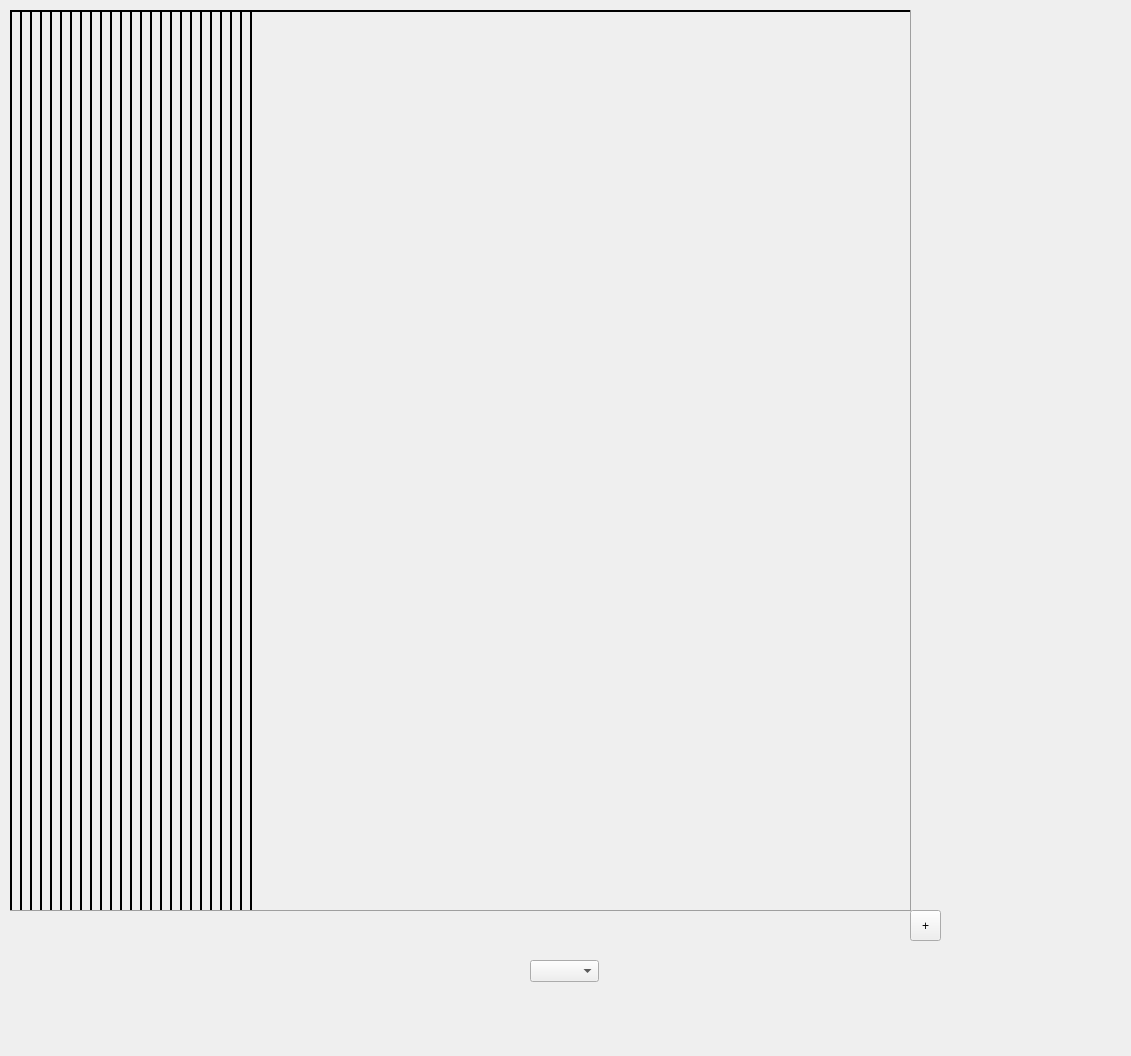
<?xml version="1.0" encoding="UTF-8"?>
<ui version="4.0">
 <class>stash_overlay</class>
 <widget class="QWidget" name="stash_overlay">
  <property name="geometry">
   <rect>
    <x>0</x>
    <y>0</y>
    <width>1131</width>
    <height>1056</height>
   </rect>
  </property>
  <property name="windowTitle">
   <string>Stash Overlay</string>
  </property>
  <widget class="Line" name="y_1">
   <property name="geometry">
    <rect>
     <x>10</x>
     <y>10</y>
     <width>2</width>
     <height>900</height>
    </rect>
   </property>
   <property name="frameShadow">
    <enum>QFrame::Plain</enum>
   </property>
   <property name="lineWidth">
    <number>2</number>
   </property>
   <property name="midLineWidth">
    <number>1</number>
   </property>
   <property name="orientation">
    <enum>Qt::Vertical</enum>
   </property>
  </widget>
  <widget class="Line" name="y_2">
   <property name="geometry">
    <rect>
     <x>20</x>
     <y>10</y>
     <width>2</width>
     <height>900</height>
    </rect>
   </property>
   <property name="frameShadow">
    <enum>QFrame::Plain</enum>
   </property>
   <property name="lineWidth">
    <number>2</number>
   </property>
   <property name="midLineWidth">
    <number>1</number>
   </property>
   <property name="orientation">
    <enum>Qt::Vertical</enum>
   </property>
  </widget>
  <widget class="Line" name="y_3">
   <property name="geometry">
    <rect>
     <x>30</x>
     <y>10</y>
     <width>2</width>
     <height>900</height>
    </rect>
   </property>
   <property name="frameShadow">
    <enum>QFrame::Plain</enum>
   </property>
   <property name="lineWidth">
    <number>2</number>
   </property>
   <property name="midLineWidth">
    <number>1</number>
   </property>
   <property name="orientation">
    <enum>Qt::Vertical</enum>
   </property>
  </widget>
  <widget class="Line" name="y_4">
   <property name="geometry">
    <rect>
     <x>40</x>
     <y>10</y>
     <width>2</width>
     <height>900</height>
    </rect>
   </property>
   <property name="frameShadow">
    <enum>QFrame::Plain</enum>
   </property>
   <property name="lineWidth">
    <number>2</number>
   </property>
   <property name="midLineWidth">
    <number>1</number>
   </property>
   <property name="orientation">
    <enum>Qt::Vertical</enum>
   </property>
  </widget>
  <widget class="Line" name="y_5">
   <property name="geometry">
    <rect>
     <x>70</x>
     <y>10</y>
     <width>2</width>
     <height>900</height>
    </rect>
   </property>
   <property name="frameShadow">
    <enum>QFrame::Plain</enum>
   </property>
   <property name="lineWidth">
    <number>2</number>
   </property>
   <property name="midLineWidth">
    <number>1</number>
   </property>
   <property name="orientation">
    <enum>Qt::Vertical</enum>
   </property>
  </widget>
  <widget class="Line" name="y_6">
   <property name="geometry">
    <rect>
     <x>60</x>
     <y>10</y>
     <width>2</width>
     <height>900</height>
    </rect>
   </property>
   <property name="frameShadow">
    <enum>QFrame::Plain</enum>
   </property>
   <property name="lineWidth">
    <number>2</number>
   </property>
   <property name="midLineWidth">
    <number>1</number>
   </property>
   <property name="orientation">
    <enum>Qt::Vertical</enum>
   </property>
  </widget>
  <widget class="Line" name="y_7">
   <property name="geometry">
    <rect>
     <x>50</x>
     <y>10</y>
     <width>2</width>
     <height>900</height>
    </rect>
   </property>
   <property name="frameShadow">
    <enum>QFrame::Plain</enum>
   </property>
   <property name="lineWidth">
    <number>2</number>
   </property>
   <property name="midLineWidth">
    <number>1</number>
   </property>
   <property name="orientation">
    <enum>Qt::Vertical</enum>
   </property>
  </widget>
  <widget class="Line" name="y_8">
   <property name="geometry">
    <rect>
     <x>80</x>
     <y>10</y>
     <width>2</width>
     <height>900</height>
    </rect>
   </property>
   <property name="frameShadow">
    <enum>QFrame::Plain</enum>
   </property>
   <property name="lineWidth">
    <number>2</number>
   </property>
   <property name="midLineWidth">
    <number>1</number>
   </property>
   <property name="orientation">
    <enum>Qt::Vertical</enum>
   </property>
  </widget>
  <widget class="Line" name="y_9">
   <property name="geometry">
    <rect>
     <x>110</x>
     <y>10</y>
     <width>2</width>
     <height>900</height>
    </rect>
   </property>
   <property name="frameShadow">
    <enum>QFrame::Plain</enum>
   </property>
   <property name="lineWidth">
    <number>2</number>
   </property>
   <property name="midLineWidth">
    <number>1</number>
   </property>
   <property name="orientation">
    <enum>Qt::Vertical</enum>
   </property>
  </widget>
  <widget class="Line" name="y_10">
   <property name="geometry">
    <rect>
     <x>130</x>
     <y>10</y>
     <width>2</width>
     <height>900</height>
    </rect>
   </property>
   <property name="frameShadow">
    <enum>QFrame::Plain</enum>
   </property>
   <property name="lineWidth">
    <number>2</number>
   </property>
   <property name="midLineWidth">
    <number>1</number>
   </property>
   <property name="orientation">
    <enum>Qt::Vertical</enum>
   </property>
  </widget>
  <widget class="Line" name="y_11">
   <property name="geometry">
    <rect>
     <x>100</x>
     <y>10</y>
     <width>2</width>
     <height>900</height>
    </rect>
   </property>
   <property name="frameShadow">
    <enum>QFrame::Plain</enum>
   </property>
   <property name="lineWidth">
    <number>2</number>
   </property>
   <property name="midLineWidth">
    <number>1</number>
   </property>
   <property name="orientation">
    <enum>Qt::Vertical</enum>
   </property>
  </widget>
  <widget class="Line" name="y_12">
   <property name="geometry">
    <rect>
     <x>140</x>
     <y>10</y>
     <width>2</width>
     <height>900</height>
    </rect>
   </property>
   <property name="frameShadow">
    <enum>QFrame::Plain</enum>
   </property>
   <property name="lineWidth">
    <number>2</number>
   </property>
   <property name="midLineWidth">
    <number>1</number>
   </property>
   <property name="orientation">
    <enum>Qt::Vertical</enum>
   </property>
  </widget>
  <widget class="Line" name="y_13">
   <property name="geometry">
    <rect>
     <x>160</x>
     <y>10</y>
     <width>2</width>
     <height>900</height>
    </rect>
   </property>
   <property name="frameShadow">
    <enum>QFrame::Plain</enum>
   </property>
   <property name="lineWidth">
    <number>2</number>
   </property>
   <property name="midLineWidth">
    <number>1</number>
   </property>
   <property name="orientation">
    <enum>Qt::Vertical</enum>
   </property>
  </widget>
  <widget class="Line" name="y_14">
   <property name="geometry">
    <rect>
     <x>150</x>
     <y>10</y>
     <width>2</width>
     <height>900</height>
    </rect>
   </property>
   <property name="frameShadow">
    <enum>QFrame::Plain</enum>
   </property>
   <property name="lineWidth">
    <number>2</number>
   </property>
   <property name="midLineWidth">
    <number>1</number>
   </property>
   <property name="orientation">
    <enum>Qt::Vertical</enum>
   </property>
  </widget>
  <widget class="Line" name="y_15">
   <property name="geometry">
    <rect>
     <x>90</x>
     <y>10</y>
     <width>2</width>
     <height>900</height>
    </rect>
   </property>
   <property name="frameShadow">
    <enum>QFrame::Plain</enum>
   </property>
   <property name="lineWidth">
    <number>2</number>
   </property>
   <property name="midLineWidth">
    <number>1</number>
   </property>
   <property name="orientation">
    <enum>Qt::Vertical</enum>
   </property>
  </widget>
  <widget class="Line" name="y_16">
   <property name="geometry">
    <rect>
     <x>120</x>
     <y>10</y>
     <width>2</width>
     <height>900</height>
    </rect>
   </property>
   <property name="frameShadow">
    <enum>QFrame::Plain</enum>
   </property>
   <property name="lineWidth">
    <number>2</number>
   </property>
   <property name="midLineWidth">
    <number>1</number>
   </property>
   <property name="orientation">
    <enum>Qt::Vertical</enum>
   </property>
  </widget>
  <widget class="Line" name="y_17">
   <property name="geometry">
    <rect>
     <x>190</x>
     <y>10</y>
     <width>2</width>
     <height>900</height>
    </rect>
   </property>
   <property name="frameShadow">
    <enum>QFrame::Plain</enum>
   </property>
   <property name="lineWidth">
    <number>2</number>
   </property>
   <property name="midLineWidth">
    <number>1</number>
   </property>
   <property name="orientation">
    <enum>Qt::Vertical</enum>
   </property>
  </widget>
  <widget class="Line" name="y_18">
   <property name="geometry">
    <rect>
     <x>250</x>
     <y>10</y>
     <width>2</width>
     <height>900</height>
    </rect>
   </property>
   <property name="frameShadow">
    <enum>QFrame::Plain</enum>
   </property>
   <property name="lineWidth">
    <number>2</number>
   </property>
   <property name="midLineWidth">
    <number>1</number>
   </property>
   <property name="orientation">
    <enum>Qt::Vertical</enum>
   </property>
  </widget>
  <widget class="Line" name="y_20">
   <property name="geometry">
    <rect>
     <x>210</x>
     <y>10</y>
     <width>2</width>
     <height>900</height>
    </rect>
   </property>
   <property name="frameShadow">
    <enum>QFrame::Plain</enum>
   </property>
   <property name="lineWidth">
    <number>2</number>
   </property>
   <property name="midLineWidth">
    <number>1</number>
   </property>
   <property name="orientation">
    <enum>Qt::Vertical</enum>
   </property>
  </widget>
  <widget class="Line" name="y_22">
   <property name="geometry">
    <rect>
     <x>180</x>
     <y>10</y>
     <width>2</width>
     <height>900</height>
    </rect>
   </property>
   <property name="frameShadow">
    <enum>QFrame::Plain</enum>
   </property>
   <property name="lineWidth">
    <number>2</number>
   </property>
   <property name="midLineWidth">
    <number>1</number>
   </property>
   <property name="orientation">
    <enum>Qt::Vertical</enum>
   </property>
  </widget>
  <widget class="Line" name="y_24">
   <property name="geometry">
    <rect>
     <x>220</x>
     <y>10</y>
     <width>2</width>
     <height>900</height>
    </rect>
   </property>
   <property name="frameShadow">
    <enum>QFrame::Plain</enum>
   </property>
   <property name="lineWidth">
    <number>2</number>
   </property>
   <property name="midLineWidth">
    <number>1</number>
   </property>
   <property name="orientation">
    <enum>Qt::Vertical</enum>
   </property>
  </widget>
  <widget class="Line" name="y_25">
   <property name="geometry">
    <rect>
     <x>240</x>
     <y>10</y>
     <width>2</width>
     <height>900</height>
    </rect>
   </property>
   <property name="frameShadow">
    <enum>QFrame::Plain</enum>
   </property>
   <property name="lineWidth">
    <number>2</number>
   </property>
   <property name="midLineWidth">
    <number>1</number>
   </property>
   <property name="orientation">
    <enum>Qt::Vertical</enum>
   </property>
  </widget>
  <widget class="Line" name="y_28">
   <property name="geometry">
    <rect>
     <x>230</x>
     <y>10</y>
     <width>2</width>
     <height>900</height>
    </rect>
   </property>
   <property name="frameShadow">
    <enum>QFrame::Plain</enum>
   </property>
   <property name="lineWidth">
    <number>2</number>
   </property>
   <property name="midLineWidth">
    <number>1</number>
   </property>
   <property name="orientation">
    <enum>Qt::Vertical</enum>
   </property>
  </widget>
  <widget class="Line" name="y_30">
   <property name="geometry">
    <rect>
     <x>170</x>
     <y>10</y>
     <width>2</width>
     <height>900</height>
    </rect>
   </property>
   <property name="frameShadow">
    <enum>QFrame::Plain</enum>
   </property>
   <property name="lineWidth">
    <number>2</number>
   </property>
   <property name="midLineWidth">
    <number>1</number>
   </property>
   <property name="orientation">
    <enum>Qt::Vertical</enum>
   </property>
  </widget>
  <widget class="Line" name="y_31">
   <property name="geometry">
    <rect>
     <x>200</x>
     <y>10</y>
     <width>2</width>
     <height>900</height>
    </rect>
   </property>
   <property name="frameShadow">
    <enum>QFrame::Plain</enum>
   </property>
   <property name="lineWidth">
    <number>2</number>
   </property>
   <property name="midLineWidth">
    <number>1</number>
   </property>
   <property name="orientation">
    <enum>Qt::Vertical</enum>
   </property>
  </widget>
  <widget class="Line" name="x_1">
   <property name="geometry">
    <rect>
     <x>10</x>
     <y>10</y>
     <width>900</width>
     <height>2</height>
    </rect>
   </property>
   <property name="frameShadow">
    <enum>QFrame::Plain</enum>
   </property>
   <property name="lineWidth">
    <number>2</number>
   </property>
   <property name="midLineWidth">
    <number>1</number>
   </property>
   <property name="orientation">
    <enum>Qt::Horizontal</enum>
   </property>
  </widget>
  <widget class="Line" name="x_2">
   <property name="geometry">
    <rect>
     <x>10</x>
     <y>10</y>
     <width>900</width>
     <height>2</height>
    </rect>
   </property>
   <property name="frameShadow">
    <enum>QFrame::Plain</enum>
   </property>
   <property name="lineWidth">
    <number>2</number>
   </property>
   <property name="midLineWidth">
    <number>1</number>
   </property>
   <property name="orientation">
    <enum>Qt::Horizontal</enum>
   </property>
  </widget>
  <widget class="Line" name="x_3">
   <property name="geometry">
    <rect>
     <x>10</x>
     <y>10</y>
     <width>900</width>
     <height>2</height>
    </rect>
   </property>
   <property name="frameShadow">
    <enum>QFrame::Plain</enum>
   </property>
   <property name="lineWidth">
    <number>2</number>
   </property>
   <property name="midLineWidth">
    <number>1</number>
   </property>
   <property name="orientation">
    <enum>Qt::Horizontal</enum>
   </property>
  </widget>
  <widget class="Line" name="x_4">
   <property name="geometry">
    <rect>
     <x>10</x>
     <y>10</y>
     <width>900</width>
     <height>2</height>
    </rect>
   </property>
   <property name="frameShadow">
    <enum>QFrame::Plain</enum>
   </property>
   <property name="lineWidth">
    <number>2</number>
   </property>
   <property name="midLineWidth">
    <number>1</number>
   </property>
   <property name="orientation">
    <enum>Qt::Horizontal</enum>
   </property>
  </widget>
  <widget class="Line" name="x_5">
   <property name="geometry">
    <rect>
     <x>10</x>
     <y>10</y>
     <width>900</width>
     <height>2</height>
    </rect>
   </property>
   <property name="frameShadow">
    <enum>QFrame::Plain</enum>
   </property>
   <property name="lineWidth">
    <number>2</number>
   </property>
   <property name="midLineWidth">
    <number>1</number>
   </property>
   <property name="orientation">
    <enum>Qt::Horizontal</enum>
   </property>
  </widget>
  <widget class="Line" name="x_6">
   <property name="geometry">
    <rect>
     <x>10</x>
     <y>10</y>
     <width>900</width>
     <height>2</height>
    </rect>
   </property>
   <property name="frameShadow">
    <enum>QFrame::Plain</enum>
   </property>
   <property name="lineWidth">
    <number>2</number>
   </property>
   <property name="midLineWidth">
    <number>1</number>
   </property>
   <property name="orientation">
    <enum>Qt::Horizontal</enum>
   </property>
  </widget>
  <widget class="Line" name="x_7">
   <property name="geometry">
    <rect>
     <x>10</x>
     <y>10</y>
     <width>900</width>
     <height>2</height>
    </rect>
   </property>
   <property name="frameShadow">
    <enum>QFrame::Plain</enum>
   </property>
   <property name="lineWidth">
    <number>2</number>
   </property>
   <property name="midLineWidth">
    <number>1</number>
   </property>
   <property name="orientation">
    <enum>Qt::Horizontal</enum>
   </property>
  </widget>
  <widget class="Line" name="x_8">
   <property name="geometry">
    <rect>
     <x>10</x>
     <y>10</y>
     <width>900</width>
     <height>2</height>
    </rect>
   </property>
   <property name="frameShadow">
    <enum>QFrame::Plain</enum>
   </property>
   <property name="lineWidth">
    <number>2</number>
   </property>
   <property name="midLineWidth">
    <number>1</number>
   </property>
   <property name="orientation">
    <enum>Qt::Horizontal</enum>
   </property>
  </widget>
  <widget class="Line" name="x_9">
   <property name="geometry">
    <rect>
     <x>10</x>
     <y>10</y>
     <width>900</width>
     <height>2</height>
    </rect>
   </property>
   <property name="frameShadow">
    <enum>QFrame::Plain</enum>
   </property>
   <property name="lineWidth">
    <number>2</number>
   </property>
   <property name="midLineWidth">
    <number>1</number>
   </property>
   <property name="orientation">
    <enum>Qt::Horizontal</enum>
   </property>
  </widget>
  <widget class="Line" name="x_10">
   <property name="geometry">
    <rect>
     <x>10</x>
     <y>10</y>
     <width>900</width>
     <height>2</height>
    </rect>
   </property>
   <property name="frameShadow">
    <enum>QFrame::Plain</enum>
   </property>
   <property name="lineWidth">
    <number>2</number>
   </property>
   <property name="midLineWidth">
    <number>1</number>
   </property>
   <property name="orientation">
    <enum>Qt::Horizontal</enum>
   </property>
  </widget>
  <widget class="Line" name="x_11">
   <property name="geometry">
    <rect>
     <x>10</x>
     <y>10</y>
     <width>900</width>
     <height>2</height>
    </rect>
   </property>
   <property name="frameShadow">
    <enum>QFrame::Plain</enum>
   </property>
   <property name="lineWidth">
    <number>2</number>
   </property>
   <property name="midLineWidth">
    <number>1</number>
   </property>
   <property name="orientation">
    <enum>Qt::Horizontal</enum>
   </property>
  </widget>
  <widget class="Line" name="x_12">
   <property name="geometry">
    <rect>
     <x>10</x>
     <y>10</y>
     <width>900</width>
     <height>2</height>
    </rect>
   </property>
   <property name="frameShadow">
    <enum>QFrame::Plain</enum>
   </property>
   <property name="lineWidth">
    <number>2</number>
   </property>
   <property name="midLineWidth">
    <number>1</number>
   </property>
   <property name="orientation">
    <enum>Qt::Horizontal</enum>
   </property>
  </widget>
  <widget class="Line" name="x_13">
   <property name="geometry">
    <rect>
     <x>10</x>
     <y>10</y>
     <width>900</width>
     <height>2</height>
    </rect>
   </property>
   <property name="frameShadow">
    <enum>QFrame::Plain</enum>
   </property>
   <property name="lineWidth">
    <number>2</number>
   </property>
   <property name="midLineWidth">
    <number>1</number>
   </property>
   <property name="orientation">
    <enum>Qt::Horizontal</enum>
   </property>
  </widget>
  <widget class="Line" name="x_14">
   <property name="geometry">
    <rect>
     <x>10</x>
     <y>10</y>
     <width>900</width>
     <height>2</height>
    </rect>
   </property>
   <property name="frameShadow">
    <enum>QFrame::Plain</enum>
   </property>
   <property name="lineWidth">
    <number>2</number>
   </property>
   <property name="midLineWidth">
    <number>1</number>
   </property>
   <property name="orientation">
    <enum>Qt::Horizontal</enum>
   </property>
  </widget>
  <widget class="Line" name="x_15">
   <property name="geometry">
    <rect>
     <x>10</x>
     <y>10</y>
     <width>900</width>
     <height>2</height>
    </rect>
   </property>
   <property name="frameShadow">
    <enum>QFrame::Plain</enum>
   </property>
   <property name="lineWidth">
    <number>2</number>
   </property>
   <property name="midLineWidth">
    <number>1</number>
   </property>
   <property name="orientation">
    <enum>Qt::Horizontal</enum>
   </property>
  </widget>
  <widget class="Line" name="x_16">
   <property name="geometry">
    <rect>
     <x>10</x>
     <y>10</y>
     <width>900</width>
     <height>2</height>
    </rect>
   </property>
   <property name="frameShadow">
    <enum>QFrame::Plain</enum>
   </property>
   <property name="lineWidth">
    <number>2</number>
   </property>
   <property name="midLineWidth">
    <number>1</number>
   </property>
   <property name="orientation">
    <enum>Qt::Horizontal</enum>
   </property>
  </widget>
  <widget class="Line" name="x_17">
   <property name="geometry">
    <rect>
     <x>10</x>
     <y>10</y>
     <width>900</width>
     <height>2</height>
    </rect>
   </property>
   <property name="frameShadow">
    <enum>QFrame::Plain</enum>
   </property>
   <property name="lineWidth">
    <number>2</number>
   </property>
   <property name="midLineWidth">
    <number>1</number>
   </property>
   <property name="orientation">
    <enum>Qt::Horizontal</enum>
   </property>
  </widget>
  <widget class="Line" name="x_18">
   <property name="geometry">
    <rect>
     <x>10</x>
     <y>10</y>
     <width>900</width>
     <height>2</height>
    </rect>
   </property>
   <property name="frameShadow">
    <enum>QFrame::Plain</enum>
   </property>
   <property name="lineWidth">
    <number>2</number>
   </property>
   <property name="midLineWidth">
    <number>1</number>
   </property>
   <property name="orientation">
    <enum>Qt::Horizontal</enum>
   </property>
  </widget>
  <widget class="Line" name="x_19">
   <property name="geometry">
    <rect>
     <x>10</x>
     <y>10</y>
     <width>900</width>
     <height>2</height>
    </rect>
   </property>
   <property name="frameShadow">
    <enum>QFrame::Plain</enum>
   </property>
   <property name="lineWidth">
    <number>2</number>
   </property>
   <property name="midLineWidth">
    <number>1</number>
   </property>
   <property name="orientation">
    <enum>Qt::Horizontal</enum>
   </property>
  </widget>
  <widget class="Line" name="x_20">
   <property name="geometry">
    <rect>
     <x>10</x>
     <y>10</y>
     <width>900</width>
     <height>2</height>
    </rect>
   </property>
   <property name="frameShadow">
    <enum>QFrame::Plain</enum>
   </property>
   <property name="lineWidth">
    <number>2</number>
   </property>
   <property name="midLineWidth">
    <number>1</number>
   </property>
   <property name="orientation">
    <enum>Qt::Horizontal</enum>
   </property>
  </widget>
  <widget class="Line" name="x_21">
   <property name="geometry">
    <rect>
     <x>10</x>
     <y>10</y>
     <width>900</width>
     <height>2</height>
    </rect>
   </property>
   <property name="frameShadow">
    <enum>QFrame::Plain</enum>
   </property>
   <property name="lineWidth">
    <number>2</number>
   </property>
   <property name="midLineWidth">
    <number>1</number>
   </property>
   <property name="orientation">
    <enum>Qt::Horizontal</enum>
   </property>
  </widget>
  <widget class="Line" name="x_22">
   <property name="geometry">
    <rect>
     <x>10</x>
     <y>10</y>
     <width>900</width>
     <height>2</height>
    </rect>
   </property>
   <property name="frameShadow">
    <enum>QFrame::Plain</enum>
   </property>
   <property name="lineWidth">
    <number>2</number>
   </property>
   <property name="midLineWidth">
    <number>1</number>
   </property>
   <property name="orientation">
    <enum>Qt::Horizontal</enum>
   </property>
  </widget>
  <widget class="Line" name="x_23">
   <property name="geometry">
    <rect>
     <x>10</x>
     <y>10</y>
     <width>900</width>
     <height>2</height>
    </rect>
   </property>
   <property name="frameShadow">
    <enum>QFrame::Plain</enum>
   </property>
   <property name="lineWidth">
    <number>2</number>
   </property>
   <property name="midLineWidth">
    <number>1</number>
   </property>
   <property name="orientation">
    <enum>Qt::Horizontal</enum>
   </property>
  </widget>
  <widget class="Line" name="x_24">
   <property name="geometry">
    <rect>
     <x>10</x>
     <y>10</y>
     <width>900</width>
     <height>2</height>
    </rect>
   </property>
   <property name="frameShadow">
    <enum>QFrame::Plain</enum>
   </property>
   <property name="lineWidth">
    <number>2</number>
   </property>
   <property name="midLineWidth">
    <number>1</number>
   </property>
   <property name="orientation">
    <enum>Qt::Horizontal</enum>
   </property>
  </widget>
  <widget class="Line" name="x_25">
   <property name="geometry">
    <rect>
     <x>10</x>
     <y>10</y>
     <width>900</width>
     <height>2</height>
    </rect>
   </property>
   <property name="frameShadow">
    <enum>QFrame::Plain</enum>
   </property>
   <property name="lineWidth">
    <number>2</number>
   </property>
   <property name="midLineWidth">
    <number>1</number>
   </property>
   <property name="orientation">
    <enum>Qt::Horizontal</enum>
   </property>
  </widget>
  <widget class="QFrame" name="stash_frame">
   <property name="geometry">
    <rect>
     <x>10</x>
     <y>10</y>
     <width>901</width>
     <height>901</height>
    </rect>
   </property>
   <property name="frameShape">
    <enum>QFrame::Panel</enum>
   </property>
   <property name="frameShadow">
    <enum>QFrame::Raised</enum>
   </property>
  </widget>
  <widget class="QToolButton" name="resize_button">
   <property name="geometry">
    <rect>
     <x>910</x>
     <y>910</y>
     <width>31</width>
     <height>31</height>
    </rect>
   </property>
   <property name="text">
    <string>+</string>
   </property>
  </widget>
  <widget class="QComboBox" name="comboBox">
   <property name="geometry">
    <rect>
     <x>530</x>
     <y>960</y>
     <width>69</width>
     <height>22</height>
    </rect>
   </property>
  </widget>
  <zorder>stash_frame</zorder>
  <zorder>y_1</zorder>
  <zorder>y_2</zorder>
  <zorder>y_3</zorder>
  <zorder>y_4</zorder>
  <zorder>y_5</zorder>
  <zorder>y_6</zorder>
  <zorder>y_7</zorder>
  <zorder>y_8</zorder>
  <zorder>y_9</zorder>
  <zorder>y_10</zorder>
  <zorder>y_11</zorder>
  <zorder>y_12</zorder>
  <zorder>y_13</zorder>
  <zorder>y_14</zorder>
  <zorder>y_15</zorder>
  <zorder>y_16</zorder>
  <zorder>y_17</zorder>
  <zorder>y_18</zorder>
  <zorder>y_20</zorder>
  <zorder>y_22</zorder>
  <zorder>y_24</zorder>
  <zorder>y_25</zorder>
  <zorder>y_28</zorder>
  <zorder>y_30</zorder>
  <zorder>y_31</zorder>
  <zorder>x_1</zorder>
  <zorder>x_2</zorder>
  <zorder>x_3</zorder>
  <zorder>x_4</zorder>
  <zorder>x_5</zorder>
  <zorder>x_6</zorder>
  <zorder>x_7</zorder>
  <zorder>x_8</zorder>
  <zorder>x_9</zorder>
  <zorder>x_10</zorder>
  <zorder>x_11</zorder>
  <zorder>x_12</zorder>
  <zorder>x_13</zorder>
  <zorder>x_14</zorder>
  <zorder>x_15</zorder>
  <zorder>x_16</zorder>
  <zorder>x_17</zorder>
  <zorder>x_18</zorder>
  <zorder>x_19</zorder>
  <zorder>x_20</zorder>
  <zorder>x_21</zorder>
  <zorder>x_22</zorder>
  <zorder>x_23</zorder>
  <zorder>x_24</zorder>
  <zorder>x_25</zorder>
  <zorder>resize_button</zorder>
  <zorder>comboBox</zorder>
 </widget>
 <resources/>
 <connections/>
</ui>
